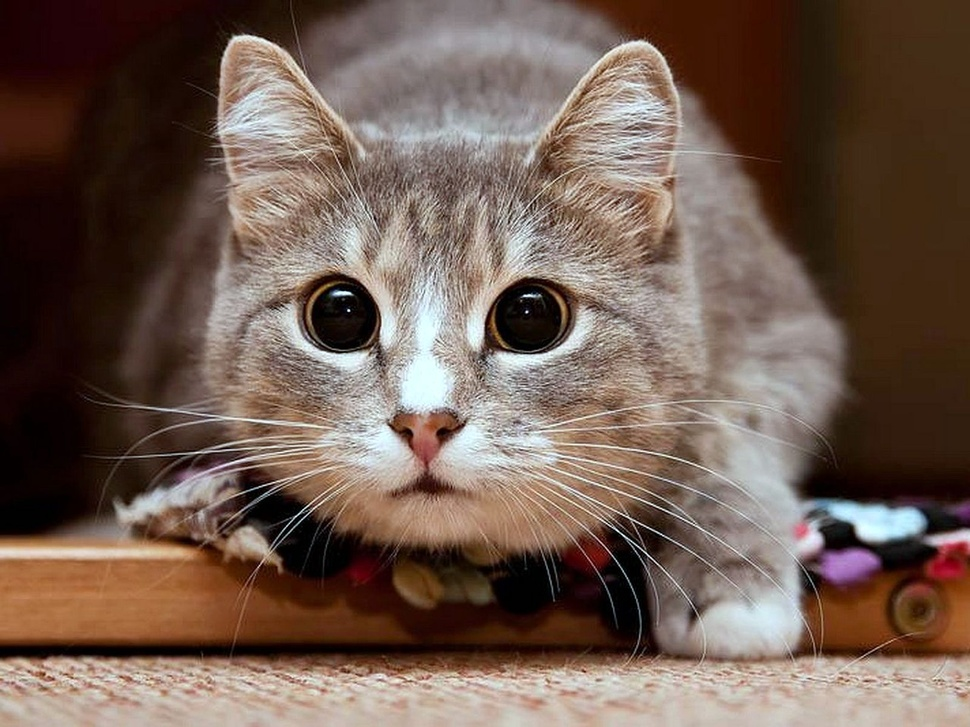
#> input picture Lab_1/images/cat1.jpg, 970 x 727 px, shrunk from 1600 x 1200 before the run
$ jupyter execute --allow-errors Lab_1.ipynb
#> lines starting #> are read from the running program, lines starting #| are printed output that depends on the picture; after the words box and inside, x2 and y2 are one past the last pixel; in counts of white or black regions, pixels touching at a corner belong together
# Лабораторная работа №1: Поэлементные преобразования изображений
## Вариант: №7

## Выполнил: Соколов Роман

## Группа: 6131-010402D

[cell 1]
import cv2
import matplotlib.pyplot as plt
import numpy as np
import seaborn as sns

[cell 2]
def from_rgb_to_bgr(arr):
    return cv2.cvtColor(arr, cv2.COLOR_RGB2BGR)

[cell 3]
def from_bgr_to_rgb(arr):
    return cv2.cvtColor(arr, cv2.COLOR_BGR2RGB)

# Гистограмма изображения

[cell 4]
def histog1(image1):
    image = image1.copy()
    hist_data = image.reshape((image.size, 1))
    f, ax = plt.subplots(figsize=(5, 5))
    hist_original = sns.histplot(hist_data, bins=256, ax=ax, legend=None)
    ax.set(xlim=(0,255))
    plt.show()

[cell 5]
def histog2(image1, mapp=None):
    image = image1.copy()
    hist_data = image.reshape((image.size, 1))
    f, ax = plt.subplots(figsize=(5, 5))
    hist_original = sns.histplot(hist_data, bins=256, ax=ax, legend=None)
    ax.set(xlim=(0,255))
    plt.show()
    plt.imshow(image, vmin=0, vmax=255, cmap = mapp)
    plt.show()

[cell 6]
def hist3(img):
    hist,bins = np.histogram(img.flatten(),256,[0,256])
    cdf = hist.cumsum()
    cdf_normalized = cdf * float(hist.max()) / cdf.max()
    plt.plot(cdf_normalized, color = 'b')
    plt.hist(img.flatten(),256,[0,256], color = 'r')
    plt.xlim([0,256])
    plt.legend(('cdf','histogram'), loc = 'upper left')
    plt.show()

# 1. Считать цветное rgb изображение

[cell 7]
x = cv2.imread('images/cat1.jpg', cv2.IMREAD_COLOR)
#> x is the input picture: shape (727, 970, 3); mean B, G, R 80.9, 92, 112.4

[cell 8]
print("Исходное изображение")
histog2(from_bgr_to_rgb(x))

# 2. Преобразовать изображение в градации серого

[cell 9]
def monochrome3(arr1):
    arr = arr1.copy()
    arr_new = (arr[:, :, 0] * 0.216 + arr[:, :, 1] * 0.715 + arr[:, :, 2]  * 0.072)
    arr_new = arr_new.astype(np.int64)
    return arr_new

[cell 10]
print('Преобразованное изображение в градации серого')
x1 = monochrome3(x)
#> in monochrome3, `arr_new = (arr[:, :, 0] * 0.216 + arr[:, :, 1] * 0.715 + arr[:, :, 2] ..`:
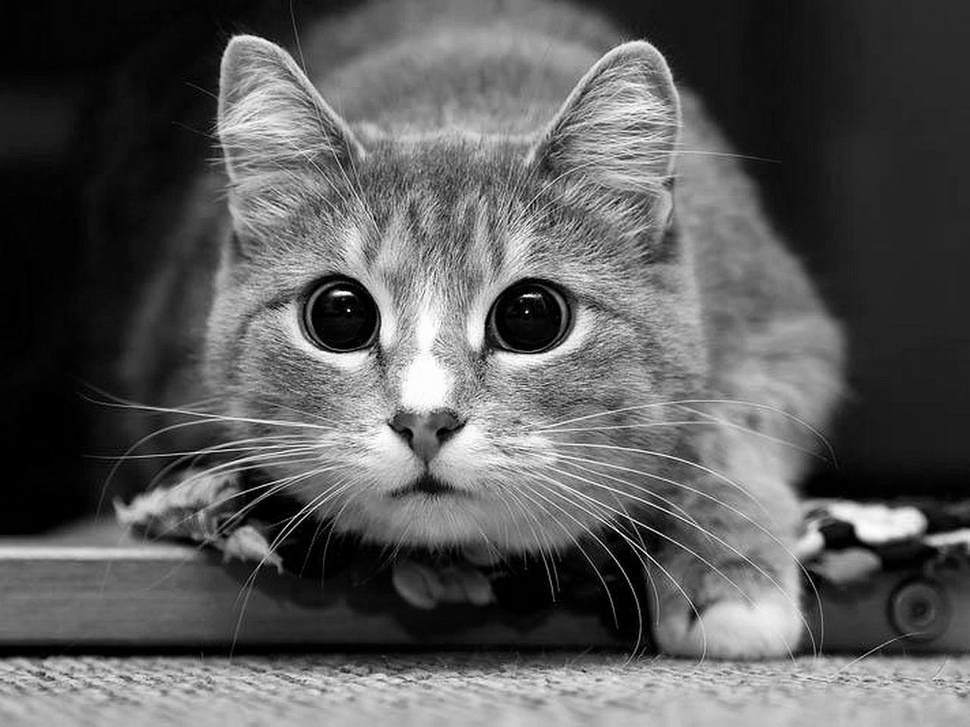
#> arr_new: shape (727, 970) float64; min 0, max 255.5, mean 91.3; drawn with min black and max white
histog1(x1)
plt.imshow(x1, cmap='gray')

# 3. Написать функцию реализации препарирования изображения

### представление «рабочего» интервала яркостей на однородном фоне: белом

[cell 11]
def func_prep(img, prepar):
    return (np.vectorize(prepar)(img)).astype(np.uint8)

# 4. По гистограмме изображения определить значение порога яркостей, обеспечивающего оптимальное разделение объекта и фона. Осуществить пороговую обработку входного изображения с найденным пороговым значением

[cell 12]
def porog(arr1, ths):
    arr = arr1.copy()
    return np.vectorize(lambda x: 255 if x > ths else 0)(arr)

[cell 13]
x2 = porog(x1, 125)
#> in porog, `return np.vectorize(lambda x: 255 if x > ths else 0)(arr)`:
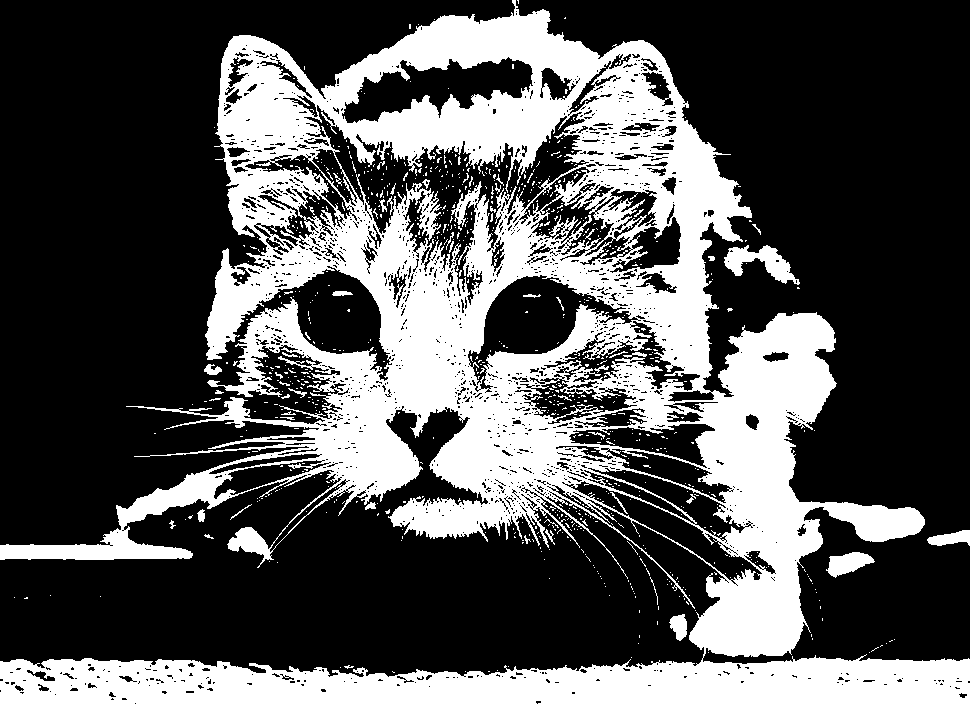
#> returned value: shape (727, 970) int64; 35.1% white; 830 white regions (783 under 20 px), largest, box (x1, y1, x2, y2) and area: (0, 0, 970, 727) 240536, (724, 245, 800, 285) 1317, (826, 552, 875, 578) 731

[cell 14]
print('Исходное изображение')
plt.imshow(x1, cmap='gray')
histog1(x1)

[cell 15]
print("Изображение после пороговой обработки:")
plt.imshow(x2, cmap='gray')
histog1(x2)

## 5. Сделать пороговую обработку методом Otsu (Функция OpenCV)

[cell 16]
ret,x3 = cv2.threshold(x1.astype('uint8'),125,255,cv2.THRESH_OTSU)
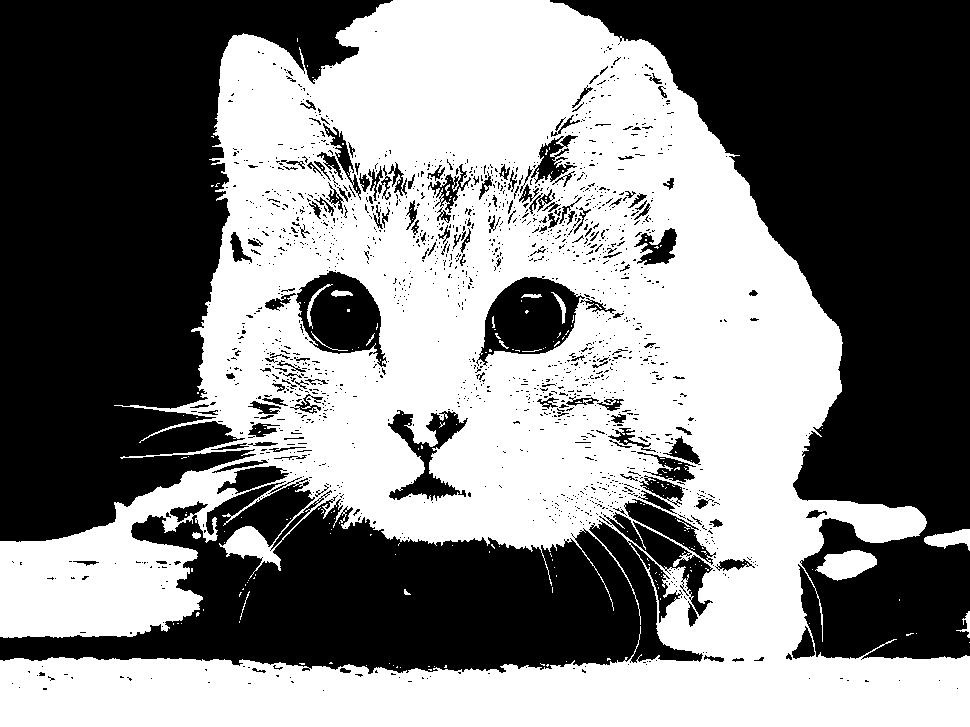
#> x3: shape (727, 970); 50.3% white; 1691 black regions (1526 under 20 px), largest, box (x1, y1, x2, y2) and area: (550, 0, 970, 660) 125504, (0, 0, 393, 542) 117323, (0, 478, 703, 674) 69934
#> ret = 90

[cell 17]
print('Исходное изображение')
plt.imshow(x1, cmap='gray')
histog1(x1)

[cell 18]
print('Изображение после пороговой обработки')
plt.imshow(x3, cmap='gray')
histog1(x3)

## 6. Определить динамический диапазон входного изображения. Осуществить линейное контрастирование входного изображения в заданный динамический диапазон яркостей

[cell 19]
def linear_contrast(arr1):
    arr = arr1.copy()
    results = {
        "orig_img": arr,
        "res_img": None
    }

    x_min = arr.flatten().min()
    x_max = arr.flatten().max()

    y_min = 0
    y_max = 255

    a = (y_max - y_min) / (x_max - x_min)
    b = (y_min * x_max - y_max * x_min) / (x_max - x_min)

    result_image = (np.vectorize(lambda x: a * x + b)(arr)).astype(np.uint8)

    results["res_img"] = result_image
    return results

[cell 20]
x1_1 = cv2.imread('images/Gaben.png', cv2.IMREAD_COLOR)
#> (the rest of this cell did not finish here and is left out)

#> (a cell that did not finish here is left out)

[cell 22]
print('Исходное изображение')
#> (the rest of this cell did not finish here and is left out)

[cell 23]
print('Изображение после линейного контрастирования')
#> (the rest of this cell did not finish here and is left out)

# 7. Сделать эквализацию гистограммы изображения

[cell 24]
def ecv(img):
    hist,bins = np.histogram(img.flatten(),256,[0,256])
    cdf = hist.cumsum()
    cdf_normalized = cdf * float(hist.max()) / cdf.max()
    cdf_m = np.ma.masked_equal(cdf,0)
    cdf_m = (cdf_m - cdf_m.min())*255/(cdf_m.max()-cdf_m.min())
    cdf = np.ma.filled(cdf_m,0).astype('uint8')
    img2 = cdf[img]
    return img2

[cell 25]
print('Исходное изображение')
hist3(x1)
#> in hist3, `hist,bins = np.histogram(img.flatten(),256,[0,256])`: hist = 256 values, max 12658 at index 1, min 16 at index 255, mean 2754.6; bins = 257 values from 0 to 256
#> in hist3, `cdf = hist.cumsum()`: cdf = 256 values from 10707 to 705190
#> in hist3, `cdf_normalized = cdf * float(hist.max()) / cdf.max()`: cdf_normalized = 256 values from 192.2 to 12658
#> in hist3, `plt.show()`:
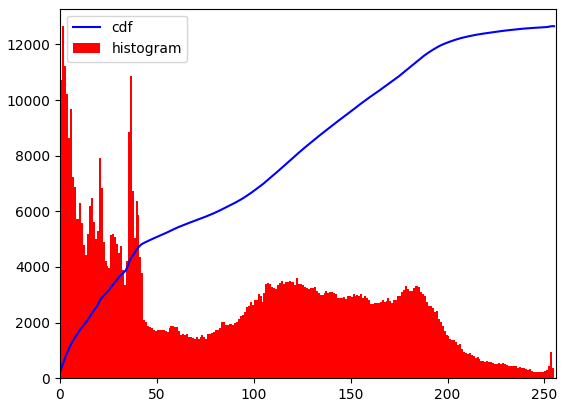
#> figure drawn by matplotlib, 1 panel; tallest bar 12658 high, from x = 1 to 2; curve peaks at x = 255, y = 12658
plt.imshow(x1, cmap='gray')

[cell 26]
x5 = ecv(x1)
#> in ecv, `hist,bins = np.histogram(img.flatten(),256,[0,256])`: bins = 257 values from 0 to 256
#> in ecv, `cdf = hist.cumsum()`: cdf = 256 values from 10707 to 705190
#> in ecv, `cdf_normalized = cdf * float(hist.max()) / cdf.max()`: cdf_normalized = 256 values from 192.2 to 12658
#> in ecv, `cdf = np.ma.filled(cdf_m,0).astype('uint8')`: cdf = 256 values from 0 to 255
#> in ecv, `img2 = cdf[img]`:
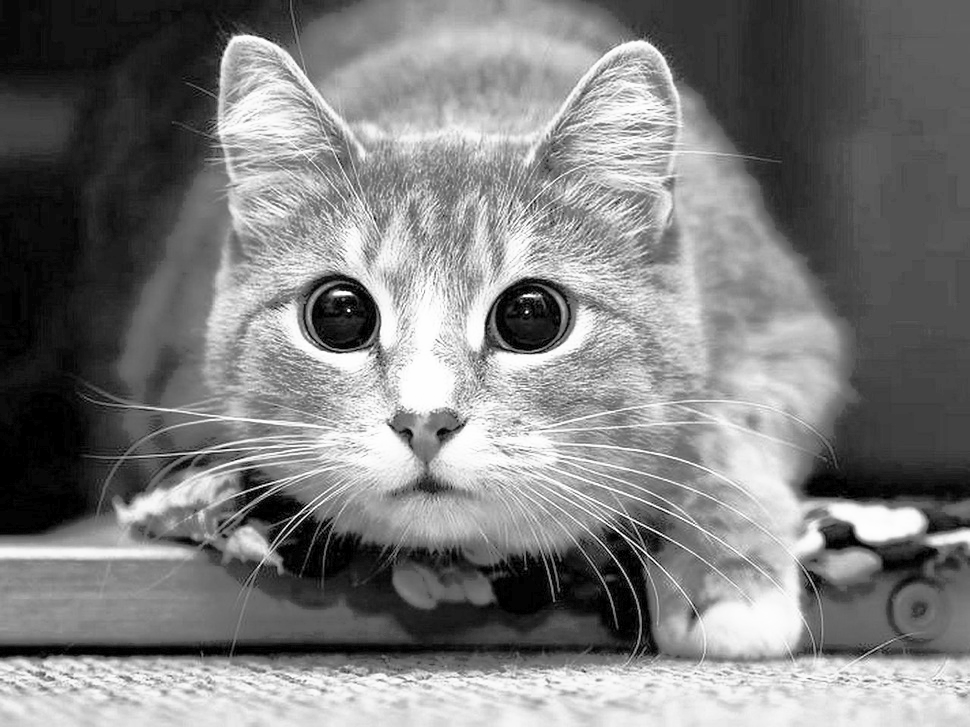
#> img2: shape (727, 970); min 0, max 255, mean 125.8
hist3(x5)
plt.imshow(x5, cmap='gray')

# 8. Сделать эквализацию методом CLAHE (Функция OpenCV)

[cell 27]
clahe = cv2.createCLAHE(clipLimit = 2)
x6 = clahe.apply(x1.astype('uint8'))
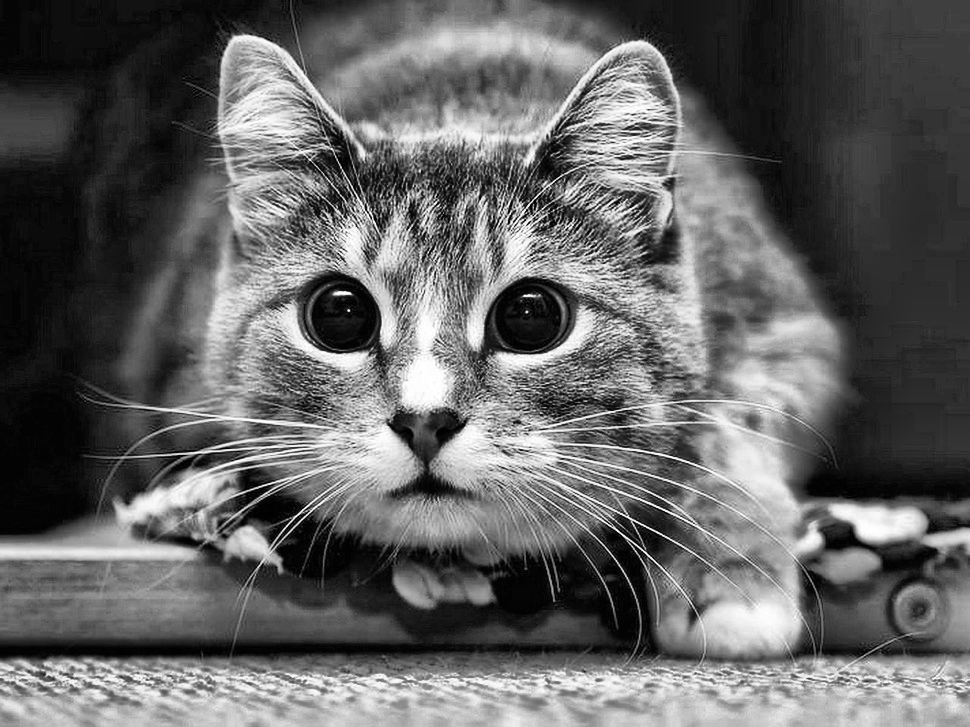
#> x6: shape (727, 970); min 0, max 255, mean 99.8

[cell 28]
print('Исходное изображение')
hist3(x1)
plt.imshow(x1, cmap='gray')

[cell 29]
print('Изображение после эквализации')
hist3(x6)
plt.imshow(x6, cmap='gray')

# 9.  Осуществить препарирование изображения с заданной препарирующей функцией

[cell 30]
def prep(x, a=255, y=45):
    x1 = 0
    if x < y:
        x = 255
    elif x > a-y:
        x = 255
    else:
        x = x*1.2
    return x

[cell 31]
plt.step(range(0, 256), [prep(x) for x in range(0, 256)], c="blue")
#> figure, not shown here; curve peaks at x = 0, y = 255

[cell 32]
x9 = func_prep(x1, prepar=prep)
#> in func_prep, `return (np.vectorize(prepar)(img)).astype(np.uint8)`:
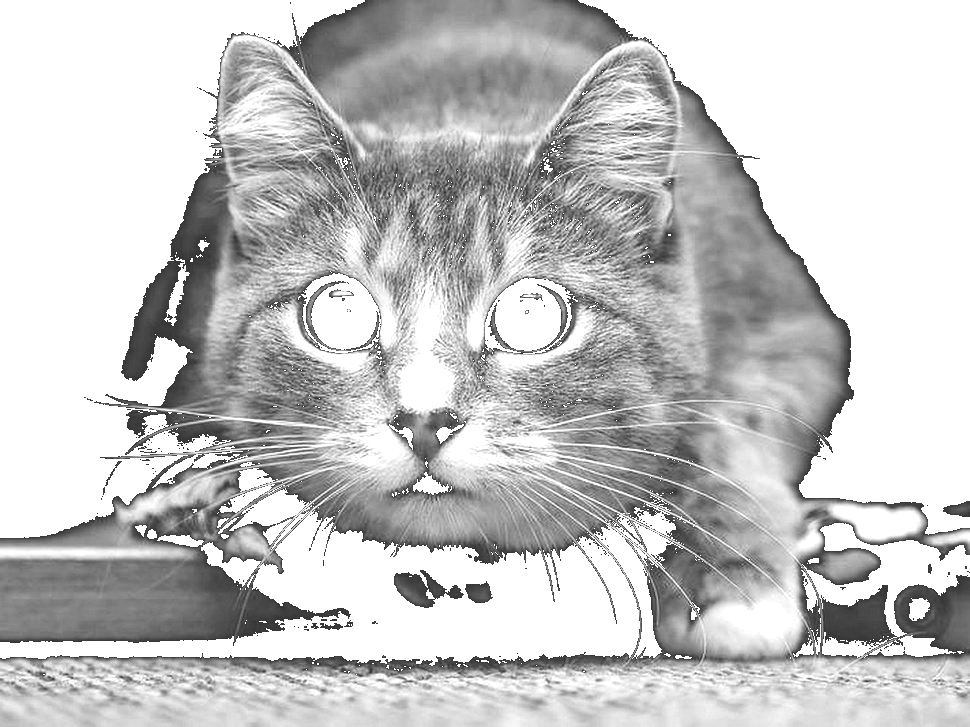
#> returned value: shape (727, 970); min 54, max 255, mean 197.8

[cell 33]
print('Исходное изображение')
plt.imshow(x1, cmap='gray')
histog1(x1)
print('Препарированое изображение')
plt.imshow(x9, cmap='gray')
histog1(x9)
#> in histog1 (call 7), `plt.show()`:
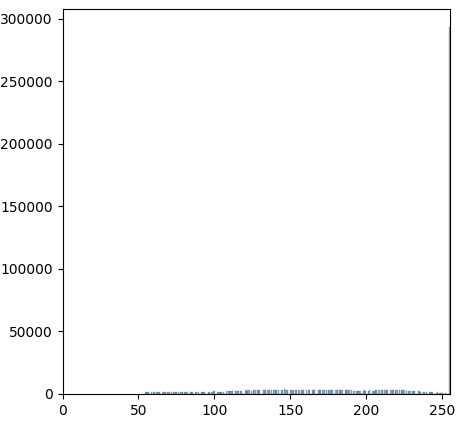
#> figure drawn by matplotlib, 1 panel; tallest bar 293324 high, from x = 254.2 to 255
